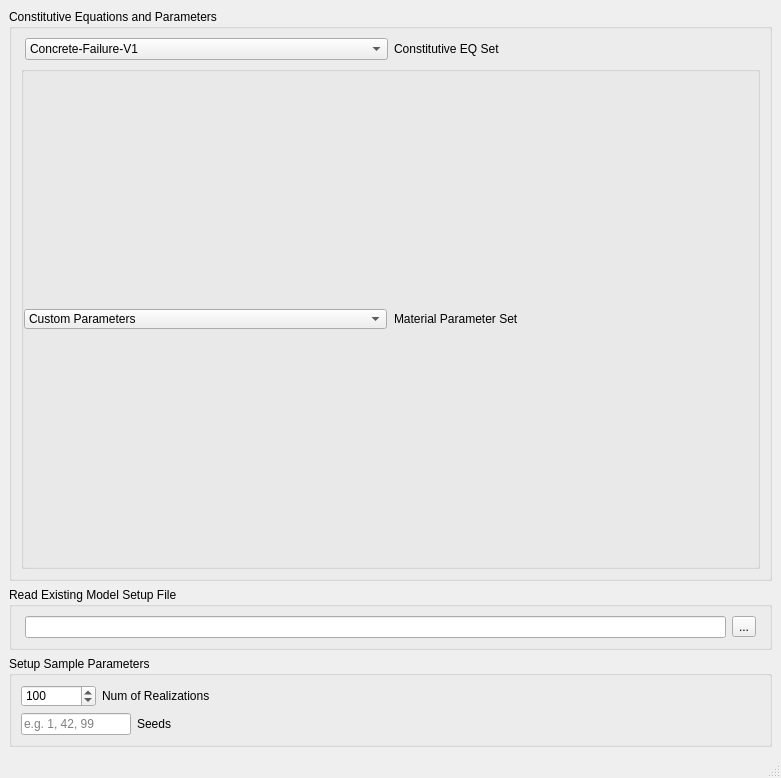
<?xml version="1.0" encoding="UTF-8"?>
<ui version="4.0">
 <class>MainWindow</class>
 <widget class="QMainWindow" name="MainWindow">
  <property name="geometry">
   <rect>
    <x>0</x>
    <y>0</y>
    <width>781</width>
    <height>778</height>
   </rect>
  </property>
  <property name="sizePolicy">
   <sizepolicy hsizetype="Preferred" vsizetype="Maximum">
    <horstretch>0</horstretch>
    <verstretch>0</verstretch>
   </sizepolicy>
  </property>
  <property name="windowIcon">
   <iconset>
    <normaloff>:/icons/PartDesignWorkbench.svg</normaloff>:/icons/PartDesignWorkbench.svg</iconset>
  </property>
  <property name="toolTipDuration">
   <number>0</number>
  </property>
  <property name="styleSheet">
   <string notr="true"/>
  </property>
  <property name="unifiedTitleAndToolBarOnMac">
   <bool>true</bool>
  </property>
  <widget class="QWidget" name="centralwidget">
   <property name="sizePolicy">
    <sizepolicy hsizetype="Expanding" vsizetype="Expanding">
     <horstretch>0</horstretch>
     <verstretch>0</verstretch>
    </sizepolicy>
   </property>
   <layout class="QGridLayout" name="gridLayout_3">
    <item row="0" column="0">
     <widget class="QGroupBox" name="gb_analysis_type">
      <property name="enabled">
       <bool>true</bool>
      </property>
      <property name="autoFillBackground">
       <bool>false</bool>
      </property>
      <property name="styleSheet">
       <string notr="true">border-color: rgb(182, 182, 182);</string>
      </property>
      <property name="title">
       <string>Constitutive Equations and Parameters</string>
      </property>
      <!-- Hidden from UI -->
      <property name="visible">
       <bool>false</bool>
      </property>
      <layout class="QGridLayout" name="gridLayout_4">
       <property name="verticalSpacing">
        <number>6</number>
       </property>
       <item row="0" column="0">
        <layout class="QHBoxLayout" name="horizontalLayout_5">
         <property name="leftMargin">
          <number>4</number>
         </property>
         <property name="rightMargin">
          <number>4</number>
         </property>
         <item>
          <widget class="QComboBox" name="constEQ">
           <property name="enabled">
            <bool>true</bool>
           </property>
           <property name="sizePolicy">
            <sizepolicy hsizetype="Minimum" vsizetype="Preferred">
             <horstretch>0</horstretch>
             <verstretch>0</verstretch>
            </sizepolicy>
           </property>
           <property name="minimumSize">
            <size>
             <width>173</width>
             <height>0</height>
            </size>
           </property>
           <property name="currentIndex">
            <number>0</number>
           </property>
           <property name="maxVisibleItems">
            <number>16</number>
           </property>
           <property name="frame">
            <bool>true</bool>
           </property>
           <item>
            <property name="text">
             <string notr="true">Concrete-Failure-V1</string>
            </property>
           </item>
           <item>
            <property name="text">
             <string>Concrete-Failure-V2</string>
            </property>
           </item>
           <item>
            <property name="text">
             <string>Concrete-Failure-V3</string>
            </property>
           </item>
           <item>
            <property name="text">
             <string>Concrete-Failure-V4</string>
            </property>
           </item>
           <item>
            <property name="text">
             <string>FRC-Failure-V1</string>
            </property>
           </item>
           <item>
            <property name="text">
             <string>Sandstone-Failure-V1</string>
            </property>
           </item>
           <item>
            <property name="text">
             <string>Shale-Failure-V1</string>
            </property>
           </item>
           <item>
            <property name="text">
             <string>Wood-Failure-V1</string>
            </property>
           </item>
          </widget>
         </item>
         <item>
          <widget class="QLabel" name="label">
           <property name="enabled">
            <bool>true</bool>
           </property>
           <property name="text">
            <string>Constitutive EQ Set</string>
           </property>
          </widget>
         </item>
        </layout>
       </item>
       <item row="1" column="0">
        <widget class="QGroupBox" name="groupBox_2">
         <property name="enabled">
          <bool>true</bool>
         </property>
         <property name="sizePolicy">
          <sizepolicy hsizetype="Preferred" vsizetype="Minimum">
           <horstretch>0</horstretch>
           <verstretch>0</verstretch>
          </sizepolicy>
         </property>
         <property name="styleSheet">
          <string notr="true">border-color: rgba(182, 182, 182, 0);</string>
         </property>
         <property name="title">
          <string/>
         </property>
         <property name="flat">
          <bool>true</bool>
         </property>
         <layout class="QGridLayout" name="_2">
          <property name="sizeConstraint">
           <enum>QLayout::SetDefaultConstraint</enum>
          </property>
          <property name="leftMargin">
           <number>0</number>
          </property>
          <property name="topMargin">
           <number>0</number>
          </property>
          <property name="rightMargin">
           <number>0</number>
          </property>
          <property name="bottomMargin">
           <number>0</number>
          </property>
          <property name="spacing">
           <number>0</number>
          </property>
          <item row="1" column="0">
           <widget class="QStackedWidget" name="widgetStack2">
            <property name="styleSheet">
             <string notr="true">border-color: rgba(182, 182, 182, 0);</string>
            </property>
            <property name="frameShadow">
             <enum>QFrame::Plain</enum>
            </property>
            <property name="lineWidth">
             <number>0</number>
            </property>
            <property name="currentIndex">
             <number>0</number>
            </property>
            <widget class="QWidget" name="Page1_box">
             <property name="enabled">
              <bool>true</bool>
             </property>
             <layout class="QGridLayout" name="gridLayout">
              <property name="leftMargin">
               <number>0</number>
              </property>
              <property name="topMargin">
               <number>0</number>
              </property>
              <property name="rightMargin">
               <number>0</number>
              </property>
              <property name="bottomMargin">
               <number>0</number>
              </property>
              <property name="horizontalSpacing">
               <number>6</number>
              </property>
              <property name="verticalSpacing">
               <number>0</number>
              </property>
              <item row="0" column="0">
               <layout class="QHBoxLayout" name="horizontalLayout_7">
                <property name="spacing">
                 <number>7</number>
                </property>
                <property name="leftMargin">
                 <number>0</number>
                </property>
                <property name="rightMargin">
                 <number>0</number>
                </property>
                <item>
                 <widget class="QComboBox" name="matParaSet4EQ1">
                  <property name="enabled">
                   <bool>true</bool>
                  </property>
                  <property name="sizePolicy">
                   <sizepolicy hsizetype="Minimum" vsizetype="Preferred">
                    <horstretch>0</horstretch>
                    <verstretch>0</verstretch>
                   </sizepolicy>
                  </property>
                  <property name="minimumSize">
                   <size>
                    <width>173</width>
                    <height>20</height>
                   </size>
                  </property>
                  <property name="maximumSize">
                   <size>
                    <width>16777215</width>
                    <height>20</height>
                   </size>
                  </property>
                  <property name="maxVisibleItems">
                   <number>16</number>
                  </property>
                  <property name="frame">
                   <bool>true</bool>
                  </property>
                  <item>
                   <property name="text">
                    <string>Custom Parameters</string>
                   </property>
                  </item>
                 </widget>
                </item>
                <item>
                 <widget class="QLabel" name="label_5">
                  <property name="enabled">
                   <bool>true</bool>
                  </property>
                  <property name="text">
                   <string>Material Parameter Set</string>
                  </property>
                 </widget>
                </item>
               </layout>
              </item>
             </layout>
            </widget>
            <widget class="QWidget" name="page">
             <layout class="QGridLayout" name="gridLayout_5">
              <property name="leftMargin">
               <number>0</number>
              </property>
              <property name="topMargin">
               <number>0</number>
              </property>
              <property name="rightMargin">
               <number>0</number>
              </property>
              <property name="bottomMargin">
               <number>0</number>
              </property>
              <property name="verticalSpacing">
               <number>0</number>
              </property>
              <item row="0" column="0">
               <layout class="QHBoxLayout" name="horizontalLayout_8">
                <property name="spacing">
                 <number>7</number>
                </property>
                <property name="leftMargin">
                 <number>0</number>
                </property>
                <property name="rightMargin">
                 <number>0</number>
                </property>
                <item>
                 <widget class="QComboBox" name="matParaSet4EQ2">
                  <property name="enabled">
                   <bool>true</bool>
                  </property>
                  <property name="sizePolicy">
                   <sizepolicy hsizetype="Minimum" vsizetype="Preferred">
                    <horstretch>0</horstretch>
                    <verstretch>0</verstretch>
                   </sizepolicy>
                  </property>
                  <property name="minimumSize">
                   <size>
                    <width>173</width>
                    <height>20</height>
                   </size>
                  </property>
                  <property name="maximumSize">
                   <size>
                    <width>16777215</width>
                    <height>20</height>
                   </size>
                  </property>
                  <property name="maxVisibleItems">
                   <number>16</number>
                  </property>
                  <property name="frame">
                   <bool>true</bool>
                  </property>
                  <item>
                   <property name="text">
                    <string>Custom Parameters</string>
                   </property>
                  </item>
                  <item>
                   <property name="text">
                    <string>Cusatis et al. 2011 Section 3</string>
                   </property>
                  </item>
                  <item>
                   <property name="text">
                    <string>Cusatis et al. 2011 Section 4</string>
                   </property>
                  </item>
                  <item>
                   <property name="text">
                    <string>Cusatis et al. 2011 Section 5.1</string>
                   </property>
                  </item>
                 </widget>
                </item>
                <item>
                 <widget class="QLabel" name="label_6">
                  <property name="enabled">
                   <bool>true</bool>
                  </property>
                  <property name="text">
                   <string>Material Parameter Set</string>
                  </property>
                 </widget>
                </item>
               </layout>
              </item>
             </layout>
            </widget>
            <widget class="QWidget" name="page_2">
             <layout class="QGridLayout" name="gridLayout_6">
              <property name="leftMargin">
               <number>0</number>
              </property>
              <property name="topMargin">
               <number>0</number>
              </property>
              <property name="rightMargin">
               <number>0</number>
              </property>
              <property name="bottomMargin">
               <number>0</number>
              </property>
              <property name="verticalSpacing">
               <number>0</number>
              </property>
              <item row="0" column="0">
               <layout class="QHBoxLayout" name="horizontalLayout_9">
                <property name="spacing">
                 <number>7</number>
                </property>
                <property name="leftMargin">
                 <number>0</number>
                </property>
                <property name="rightMargin">
                 <number>0</number>
                </property>
                <item>
                 <widget class="QComboBox" name="matParaSet4EQ3">
                  <property name="enabled">
                   <bool>true</bool>
                  </property>
                  <property name="sizePolicy">
                   <sizepolicy hsizetype="Minimum" vsizetype="Preferred">
                    <horstretch>0</horstretch>
                    <verstretch>0</verstretch>
                   </sizepolicy>
                  </property>
                  <property name="minimumSize">
                   <size>
                    <width>173</width>
                    <height>20</height>
                   </size>
                  </property>
                  <property name="maximumSize">
                   <size>
                    <width>16777215</width>
                    <height>20</height>
                   </size>
                  </property>
                  <property name="maxVisibleItems">
                   <number>16</number>
                  </property>
                  <property name="frame">
                   <bool>true</bool>
                  </property>
                  <item>
                   <property name="text">
                    <string>Custom Parameters</string>
                   </property>
                  </item>
                 </widget>
                </item>
                <item>
                 <widget class="QLabel" name="label_7">
                  <property name="enabled">
                   <bool>true</bool>
                  </property>
                  <property name="text">
                   <string>Material Parameter Set</string>
                  </property>
                 </widget>
                </item>
               </layout>
              </item>
             </layout>
            </widget>
            <widget class="QWidget" name="page_3">
             <layout class="QGridLayout" name="gridLayout_7">
              <property name="leftMargin">
               <number>0</number>
              </property>
              <property name="topMargin">
               <number>0</number>
              </property>
              <property name="rightMargin">
               <number>0</number>
              </property>
              <property name="bottomMargin">
               <number>0</number>
              </property>
              <property name="verticalSpacing">
               <number>0</number>
              </property>
              <item row="0" column="0">
               <layout class="QHBoxLayout" name="horizontalLayout_10">
                <property name="spacing">
                 <number>7</number>
                </property>
                <property name="leftMargin">
                 <number>0</number>
                </property>
                <property name="rightMargin">
                 <number>0</number>
                </property>
                <item>
                 <widget class="QComboBox" name="matParaSet4EQ4">
                  <property name="enabled">
                   <bool>true</bool>
                  </property>
                  <property name="sizePolicy">
                   <sizepolicy hsizetype="Minimum" vsizetype="Preferred">
                    <horstretch>0</horstretch>
                    <verstretch>0</verstretch>
                   </sizepolicy>
                  </property>
                  <property name="minimumSize">
                   <size>
                    <width>173</width>
                    <height>20</height>
                   </size>
                  </property>
                  <property name="maximumSize">
                   <size>
                    <width>16777215</width>
                    <height>20</height>
                   </size>
                  </property>
                  <property name="maxVisibleItems">
                   <number>16</number>
                  </property>
                  <property name="frame">
                   <bool>true</bool>
                  </property>
                  <item>
                   <property name="text">
                    <string>Custom Parameters</string>
                   </property>
                  </item>
                  <item>
                   <property name="text">
                    <string>Cusatis et al. 2011 Section 3</string>
                   </property>
                  </item>
                  <item>
                   <property name="text">
                    <string>Cusatis et al. 2011 Section 4</string>
                   </property>
                  </item>
                  <item>
                   <property name="text">
                    <string>Cusatis et al. 2011 Section 5.1</string>
                   </property>
                  </item>
                 </widget>
                </item>
                <item>
                 <widget class="QLabel" name="label_8">
                  <property name="enabled">
                   <bool>true</bool>
                  </property>
                  <property name="text">
                   <string>Material Parameter Set</string>
                  </property>
                 </widget>
                </item>
               </layout>
              </item>
             </layout>
            </widget>
            <widget class="QWidget" name="page_4">
             <layout class="QGridLayout" name="gridLayout_8">
              <property name="leftMargin">
               <number>0</number>
              </property>
              <property name="topMargin">
               <number>0</number>
              </property>
              <property name="rightMargin">
               <number>0</number>
              </property>
              <property name="bottomMargin">
               <number>0</number>
              </property>
              <property name="horizontalSpacing">
               <number>6</number>
              </property>
              <property name="verticalSpacing">
               <number>0</number>
              </property>
              <item row="0" column="0">
               <layout class="QHBoxLayout" name="horizontalLayout_11">
                <property name="spacing">
                 <number>7</number>
                </property>
                <property name="leftMargin">
                 <number>0</number>
                </property>
                <property name="rightMargin">
                 <number>0</number>
                </property>
                <item>
                 <widget class="QComboBox" name="matParaSet4EQ5">
                  <property name="enabled">
                   <bool>true</bool>
                  </property>
                  <property name="sizePolicy">
                   <sizepolicy hsizetype="Minimum" vsizetype="Preferred">
                    <horstretch>0</horstretch>
                    <verstretch>0</verstretch>
                   </sizepolicy>
                  </property>
                  <property name="minimumSize">
                   <size>
                    <width>173</width>
                    <height>20</height>
                   </size>
                  </property>
                  <property name="maximumSize">
                   <size>
                    <width>16777215</width>
                    <height>20</height>
                   </size>
                  </property>
                  <property name="maxVisibleItems">
                   <number>16</number>
                  </property>
                  <property name="frame">
                   <bool>true</bool>
                  </property>
                  <item>
                   <property name="text">
                    <string>Custom Parameters</string>
                   </property>
                  </item>
                 </widget>
                </item>
                <item>
                 <widget class="QLabel" name="label_9">
                  <property name="enabled">
                   <bool>true</bool>
                  </property>
                  <property name="text">
                   <string>Material Parameter Set</string>
                  </property>
                 </widget>
                </item>
               </layout>
              </item>
             </layout>
            </widget>
            <widget class="QWidget" name="page_5">
             <layout class="QGridLayout" name="gridLayout_9">
              <property name="leftMargin">
               <number>0</number>
              </property>
              <property name="topMargin">
               <number>0</number>
              </property>
              <property name="rightMargin">
               <number>0</number>
              </property>
              <property name="bottomMargin">
               <number>0</number>
              </property>
              <property name="verticalSpacing">
               <number>0</number>
              </property>
              <item row="0" column="0">
               <layout class="QHBoxLayout" name="horizontalLayout_17">
                <property name="spacing">
                 <number>6</number>
                </property>
                <item>
                 <widget class="QComboBox" name="matParaSet4EQ6">
                  <property name="enabled">
                   <bool>true</bool>
                  </property>
                  <property name="sizePolicy">
                   <sizepolicy hsizetype="Minimum" vsizetype="Preferred">
                    <horstretch>0</horstretch>
                    <verstretch>0</verstretch>
                   </sizepolicy>
                  </property>
                  <property name="minimumSize">
                   <size>
                    <width>173</width>
                    <height>20</height>
                   </size>
                  </property>
                  <property name="maximumSize">
                   <size>
                    <width>16777215</width>
                    <height>20</height>
                   </size>
                  </property>
                  <property name="maxVisibleItems">
                   <number>16</number>
                  </property>
                  <property name="frame">
                   <bool>true</bool>
                  </property>
                  <item>
                   <property name="text">
                    <string>Custom Parameters</string>
                   </property>
                  </item>
                 </widget>
                </item>
                <item>
                 <widget class="QLabel" name="label_15">
                  <property name="enabled">
                   <bool>true</bool>
                  </property>
                  <property name="text">
                   <string>Material Parameter Set</string>
                  </property>
                 </widget>
                </item>
               </layout>
              </item>
             </layout>
            </widget>
            <widget class="QWidget" name="page_6">
             <layout class="QGridLayout" name="gridLayout_10">
              <property name="leftMargin">
               <number>0</number>
              </property>
              <property name="topMargin">
               <number>0</number>
              </property>
              <property name="rightMargin">
               <number>0</number>
              </property>
              <property name="bottomMargin">
               <number>0</number>
              </property>
              <property name="verticalSpacing">
               <number>0</number>
              </property>
              <item row="0" column="0">
               <layout class="QHBoxLayout" name="horizontalLayout_16">
                <property name="spacing">
                 <number>6</number>
                </property>
                <item>
                 <widget class="QComboBox" name="matParaSet4EQ7">
                  <property name="enabled">
                   <bool>true</bool>
                  </property>
                  <property name="sizePolicy">
                   <sizepolicy hsizetype="Minimum" vsizetype="Preferred">
                    <horstretch>0</horstretch>
                    <verstretch>0</verstretch>
                   </sizepolicy>
                  </property>
                  <property name="minimumSize">
                   <size>
                    <width>173</width>
                    <height>20</height>
                   </size>
                  </property>
                  <property name="maximumSize">
                   <size>
                    <width>16777215</width>
                    <height>20</height>
                   </size>
                  </property>
                  <property name="maxVisibleItems">
                   <number>16</number>
                  </property>
                  <property name="frame">
                   <bool>true</bool>
                  </property>
                  <item>
                   <property name="text">
                    <string>Custom Parameters</string>
                   </property>
                  </item>
                 </widget>
                </item>
                <item>
                 <widget class="QLabel" name="label_14">
                  <property name="enabled">
                   <bool>true</bool>
                  </property>
                  <property name="text">
                   <string>Material Parameter Set</string>
                  </property>
                 </widget>
                </item>
               </layout>
              </item>
             </layout>
            </widget>
            <widget class="QWidget" name="page_7">
             <layout class="QGridLayout" name="gridLayout_11">
              <property name="leftMargin">
               <number>0</number>
              </property>
              <property name="topMargin">
               <number>0</number>
              </property>
              <property name="rightMargin">
               <number>0</number>
              </property>
              <property name="bottomMargin">
               <number>0</number>
              </property>
              <property name="verticalSpacing">
               <number>0</number>
              </property>
              <item row="0" column="0">
               <layout class="QHBoxLayout" name="horizontalLayout_15">
                <property name="spacing">
                 <number>6</number>
                </property>
                <item>
                 <widget class="QComboBox" name="matParaSet4EQ8">
                  <property name="enabled">
                   <bool>true</bool>
                  </property>
                  <property name="sizePolicy">
                   <sizepolicy hsizetype="Minimum" vsizetype="Preferred">
                    <horstretch>0</horstretch>
                    <verstretch>0</verstretch>
                   </sizepolicy>
                  </property>
                  <property name="minimumSize">
                   <size>
                    <width>173</width>
                    <height>20</height>
                   </size>
                  </property>
                  <property name="maximumSize">
                   <size>
                    <width>16777215</width>
                    <height>20</height>
                   </size>
                  </property>
                  <property name="maxVisibleItems">
                   <number>16</number>
                  </property>
                  <property name="frame">
                   <bool>true</bool>
                  </property>
                  <item>
                   <property name="text">
                    <string>Custom Parameters</string>
                   </property>
                  </item>
                 </widget>
                </item>
                <item>
                 <widget class="QLabel" name="label_13">
                  <property name="enabled">
                   <bool>true</bool>
                  </property>
                  <property name="text">
                   <string>Material Parameter Set</string>
                  </property>
                 </widget>
                </item>
               </layout>
              </item>
             </layout>
            </widget>
           </widget>
          </item>
         </layout>
        </widget>
       </item>
      </layout>
     </widget>
    </item>
    <item row="1" column="0">
     <widget class="QGroupBox" name="gb_rf_input_file">
      <property name="enabled">
       <bool>true</bool>
      </property>
      <property name="styleSheet">
       <string notr="true">border-color: rgb(182, 182, 182);</string>
      </property>
      <property name="title">
       <string>Read Existing Model Setup File</string>
      </property>
      <layout class="QGridLayout" name="gridLayout_rf_input_file">
       <item row="0" column="0" alignment="Qt::AlignLeft">
        <layout class="QHBoxLayout" name="horizontalLayout_rf_input_file">
         <property name="leftMargin">
          <number>4</number>
         </property>
         <property name="rightMargin">
          <number>4</number>
         </property>
         <item>
          <widget class="QLineEdit" name="rfFieldInputFile">
           <property name="readOnly">
            <bool>true</bool>
           </property>
           <property name="sizePolicy">
            <sizepolicy hsizetype="Expanding" vsizetype="Fixed">
             <horstretch>1</horstretch>
             <verstretch>0</verstretch>
            </sizepolicy>
           </property>
           <property name="minimumSize">
            <size>
             <width>280</width>
             <height>0</height>
            </size>
           </property>
           <property name="toolTip">
            <string>RF parameter file (.cwPar)</string>
           </property>
          </widget>
         </item>
         <item>
          <widget class="QToolButton" name="rfFieldReadFileButton">
           <property name="text">
            <string notr="true">...</string>
           </property>
          </widget>
         </item>
        </layout>
       </item>
      </layout>
     </widget>
    </item>
    <item row="2" column="0">
     <widget class="QGroupBox" name="gb_rf_setup_parameters">
      <property name="enabled">
       <bool>true</bool>
      </property>
      <property name="styleSheet">
       <string notr="true">border-color: rgb(182, 182, 182);</string>
      </property>
      <property name="title">
       <string>Setup Sample Parameters</string>
      </property>
      <layout class="QGridLayout" name="gridLayout_rf_setup">
       <item row="0" column="0">
        <layout class="QHBoxLayout" name="horizontalLayout_rf_num_samples">
         <item>
          <widget class="QSpinBox" name="rfNumSamplesBox">
           <property name="enabled">
            <bool>true</bool>
           </property>
           <property name="sizePolicy">
            <sizepolicy hsizetype="Fixed" vsizetype="Fixed">
             <horstretch>0</horstretch>
             <verstretch>0</verstretch>
            </sizepolicy>
           </property>
           <property name="minimumSize">
            <size>
             <width>75</width>
             <height>0</height>
            </size>
           </property>
           <property name="maximumSize">
            <size>
             <width>75</width>
             <height>16777215</height>
            </size>
           </property>
           <property name="minimum">
            <number>1</number>
           </property>
           <property name="maximum">
            <number>999999999</number>
           </property>
           <property name="value">
            <number>100</number>
           </property>
          </widget>
         </item>
         <item>
          <widget class="QLabel" name="label_rf_num_samples">
           <property name="enabled">
            <bool>true</bool>
           </property>
           <property name="text">
            <string>Num of Realizations</string>
           </property>
          </widget>
         </item>
        </layout>
       </item>
       <item row="1" column="0">
        <layout class="QHBoxLayout" name="horizontalLayout_rf_seeds">
         <item>
          <widget class="QLineEdit" name="rfSeedsLine">
           <property name="enabled">
            <bool>true</bool>
           </property>
           <property name="sizePolicy">
            <sizepolicy hsizetype="Fixed" vsizetype="Fixed">
             <horstretch>0</horstretch>
             <verstretch>0</verstretch>
            </sizepolicy>
           </property>
           <property name="minimumSize">
            <size>
             <width>110</width>
             <height>0</height>
            </size>
           </property>
           <property name="maximumSize">
            <size>
             <width>110</width>
             <height>16777215</height>
            </size>
           </property>
           <property name="placeholderText">
            <string>e.g. 1, 42, 99</string>
           </property>
           <property name="toolTip">
            <string>Comma-separated list of random seeds</string>
           </property>
          </widget>
         </item>
         <item>
          <widget class="QLabel" name="label_rf_seeds">
           <property name="enabled">
            <bool>true</bool>
           </property>
           <property name="text">
            <string>Seeds</string>
           </property>
          </widget>
         </item>
        </layout>
       </item>
      </layout>
     </widget>
    </item>
   </layout>
  </widget>
  <widget class="QMenuBar" name="menubar">
   <property name="geometry">
    <rect>
     <x>0</x>
     <y>0</y>
     <width>781</width>
     <height>21</height>
    </rect>
   </property>
  </widget>
  <widget class="QStatusBar" name="statusbar"/>
 </widget>
 <resources/>
 <connections>
 <!-- Constitutive EQ connection hidden with section
  <connection>
   <sender>constEQ</sender>
   <signal>activated(int)</signal>
   <receiver>widgetStack2</receiver>
   <slot>setCurrentIndex(int)</slot>
   <hints>
    <hint type="sourcelabel">
     <x>205</x>
     <y>113</y>
    </hint>
    <hint type="destinationlabel">
     <x>390</x>
     <y>365</y>
    </hint>
   </hints>
  </connection>
 -->
 </connections>
</ui>
